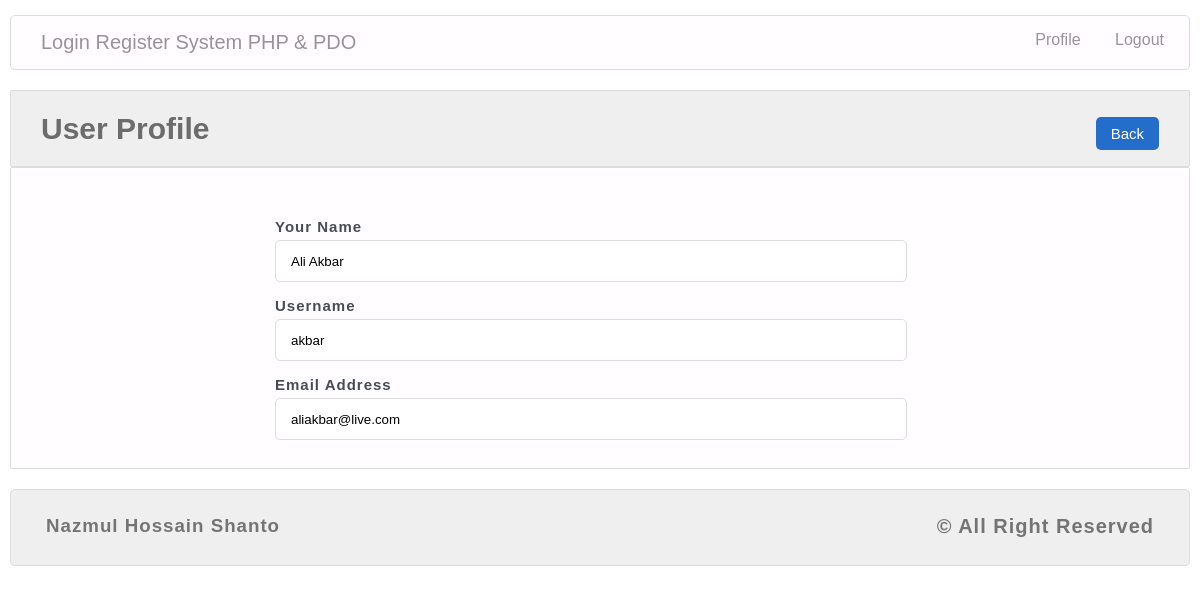
The page /profile.php?userId=5 (signed in) on the database its author committed.
### tables this page shows
CREATE TABLE `tbl_user` (
  `userId` int(11) NOT NULL,
  `name` varchar(30) NOT NULL,
  `username` varchar(15) NOT NULL,
  `email` varchar(255) NOT NULL,
  `password` varchar(32) NOT NULL
);

### lib/Session.php (called while the page is built, shortened)
<?php
    class Session{
        public static function get($key){
            if(isset($_SESSION[$key])){
                return $_SESSION[$key];
            }else{
                return false;
            }
        }
    }
?>

### classes/User.php (called while the page is built, shortened)
<?php
    $filepath = realpath(dirname(__FILE__));
    include_once ($filepath."/../lib/Session.php");
    include_once ($filepath."/../lib/Database.php");
    class User{
        private $db;
        public function __construct(){
            $this->db = new Database();
        }
        public function getUserDataById($userId){
            $sql   = "SELECT * FROM tbl_user WHERE userId = :userId";
            $query = $this->db->pdo->prepare($sql);
            $query->bindValue(':userId', $userId);
            $query->execute();
            $result = $query->fetchAll();
            return $result;
        }
    }
?>

### lib/Database.php (called while the page is built, shortened)
<?php
    class Database{
        public $pdo;
        function __construct(){
            if(!isset($this->pdo)){
                try{
                    $link = new PDO("mysql:host=".DB_HOST.";dbname=".DB_NAME, DB_USER, DB_PASS);
                    $link->setAttribute(PDO::ATTR_ERRMODE, PDO::ERRMODE_EXCEPTION);
                    $link->exec("SET CHARACTER SET utf8");
                    $this->pdo = $link;
                }catch(PDOException $e){
                    die("Field to connect with Database".$e->getMessage());
                }
            }
        }
    }
?>

### profile.php (the view, shortened to what this page needs)
<?php include "inc/header.php"; ?>
<?php
    if(isset($_GET['userId']) && $_GET['userId'] != NULL){
        $userId = preg_replace('/[^a-zA-Z0-9_]/', '', $_GET['userId']);
    }else{
        echo "<script>window.location = 'index.php'</script>";
    }
?>
<section id="body">
    <div class="list-head">
        <h2>User Profile</h2>
        <p><a class="view" href="index.php">Back</a></p>
    </div>
    <div class="user-list">
        <div class="page-login">
            <?php
                if(Session::get('id') != $userId){
                    $userdata = $user->getUserDataById($userId);
                    if($userdata){
                        foreach($userdata as $data){
            ?>
            <div class="form-group">
                <label for="name">Your Name</label>
                <input type="text" name="name" value="<?php echo $data['name']; ?>" id="name" readonly/>
            </div>
            <div class="form-group">
                <label for="username">Username</label>
                <input type="text" name="username" value="<?php echo $data['username']; ?>" id="username" readonly/>
            </div>
            <div class="form-group">
                <label for="email">Email Address</label>
                <input type="text" name="email" value="<?php echo $data['email']; ?>" id="email" readonly />
            </div>
            <?php } } } ?>
        </div>
    </div>
</section>
<?php include "inc/footer.php"; ?>

### css/style.css (style rules this page uses)
* { margin: 0; padding: 0; }
body { max-width: 1180px; margin: 0 auto; font-family: arial; }
.list-head { background: #EFEFEF; border-radius: 2px; border: 1px solid #ddd; height: 75px; padding: 0; margin-top: 20px; }
.list-head h2 { float: left; margin-top: 21px; margin-left: 30px; font-size: 30px; color: #6c6c6c; }
.list-head p { float: right; margin-top: 21px; margin-right: 30px; font-size: 30px; color: #6c6c6c; }
.user-list { background: #fffdff; border: 1px solid #ddd; border-radius: 2px; min-height: 300px; padding: 0px 30px; margin-bottom: 20px; }
.view { background: #256dcb; padding: 8px 15px; border-radius: 5px; text-decoration: none; color: #fff; font-size: 15px; }
.page-login { margin: 0 auto; text-align: justify; width: 650px; margin-top: 50px; }
.form-group { width: 100%; float: left; margin-bottom: 15px; }
.form-group label { display: block; margin-bottom: 5px; font-weight: bold; color: #474C55; font-size: 15px; letter-spacing: 1px; }
.form-group input { width: 600px; height: 40px; border: 1px solid #ddd; border-radius: 5px; padding: 0px 15px; }

### rows shown on the page
tbl_user: name "Ali Akbar", username "akbar", email "aliakbar@live.com"
